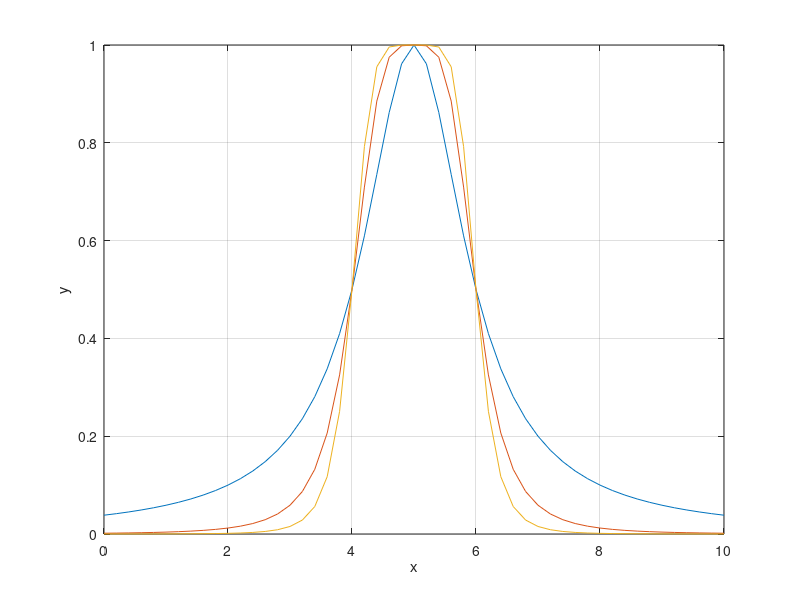

This figure's MATLAB source:
%{
% Скрипт порівнює генералізовані дзвонові функції gbellmf з різними параметрами крутизни при незмінній ширині та центрі.
% Мета – показати, як зміна крутизни впливає на кут нахилу “плечей” нечіткого терма.
% Кроки: сформувати універсум дискурсу, обчислити три функції з різними параметрами крутизни та візуалізувати їх одночасно.
%}
x = (0:0.2:10); % Формує вектор значень універсуму дискурсу від 0 до 10 з кроком 0.2
y1 = gbellmf(x, [1 1 5]); % Обчислює дзвонову функцію з крутизною 1, шириною 1 та центром 5
y2 = gbellmf(x, [1 2 5]); % Обчислює дзвонову функцію з більшою крутизною 2 при тих самих ширині та центрі
y3 = gbellmf(x, [1 3 5]); % Обчислює дзвонову функцію з крутизною 3 для демонстрації крутіших “плечей”
plot(x, y1, x, y2, x, y3); % Будує всі три функції на одному графіку для порівняння
grid % Вмикає сітку для полегшення аналізу кривих
ylabel('y') % Підписує вісь ординат як ступінь належності
xlabel('x') % Пояснює вісь абсцис як універсум дискурсу
